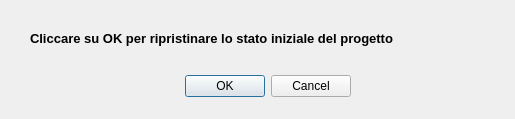
<?xml version="1.0" encoding="UTF-8"?>
<ui version="4.0">
 <class>Dialog</class>
 <widget class="QDialog" name="Dialog">
  <property name="geometry">
   <rect>
    <x>0</x>
    <y>0</y>
    <width>515</width>
    <height>119</height>
   </rect>
  </property>
  <property name="windowTitle">
   <string>Ripristino</string>
  </property>
  <widget class="QDialogButtonBox" name="buttonBox">
   <property name="geometry">
    <rect>
     <x>10</x>
     <y>70</y>
     <width>341</width>
     <height>32</height>
    </rect>
   </property>
   <property name="cursor">
    <cursorShape>PointingHandCursor</cursorShape>
   </property>
   <property name="orientation">
    <enum>Qt::Horizontal</enum>
   </property>
   <property name="standardButtons">
    <set>QDialogButtonBox::Cancel|QDialogButtonBox::Ok</set>
   </property>
  </widget>
  <widget class="QLabel" name="label">
   <property name="geometry">
    <rect>
     <x>30</x>
     <y>30</y>
     <width>471</width>
     <height>16</height>
    </rect>
   </property>
   <property name="font">
    <font>
     <family>Arial</family>
     <pointsize>10</pointsize>
     <weight>75</weight>
     <bold>true</bold>
    </font>
   </property>
   <property name="text">
    <string>Cliccare su OK per ripristinare lo stato iniziale del progetto </string>
   </property>
  </widget>
 </widget>
 <resources/>
 <connections>
  <connection>
   <sender>buttonBox</sender>
   <signal>accepted()</signal>
   <receiver>Dialog</receiver>
   <slot>accept()</slot>
   <hints>
    <hint type="sourcelabel">
     <x>248</x>
     <y>254</y>
    </hint>
    <hint type="destinationlabel">
     <x>157</x>
     <y>274</y>
    </hint>
   </hints>
  </connection>
  <connection>
   <sender>buttonBox</sender>
   <signal>rejected()</signal>
   <receiver>Dialog</receiver>
   <slot>reject()</slot>
   <hints>
    <hint type="sourcelabel">
     <x>316</x>
     <y>260</y>
    </hint>
    <hint type="destinationlabel">
     <x>286</x>
     <y>274</y>
    </hint>
   </hints>
  </connection>
 </connections>
</ui>
